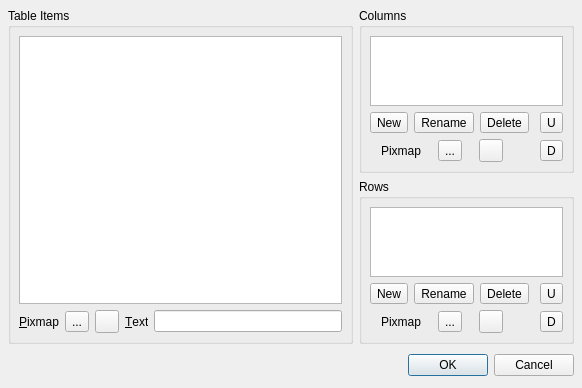
<ui version="4.0" >
 <author></author>
 <comment>*********************************************************************
**
** Copyright (C) 1992-$THISYEAR$ Trolltech AS. All rights reserved.
**
** This file is part of the $MODULE$ of the Qt Toolkit.
**
** $LICENSE$
**
** This file is provided AS IS with NO WARRANTY OF ANY KIND, INCLUDING THE
** WARRANTY OF DESIGN, MERCHANTABILITY AND FITNESS FOR A PARTICULAR PURPOSE.
**
*********************************************************************</comment>
 <exportmacro></exportmacro>
 <class>TableWidgetEditor</class>
 <widget class="QDialog" name="TableWidgetEditor" >
  <property name="geometry" >
   <rect>
    <x>0</x>
    <y>0</y>
    <width>582</width>
    <height>306</height>
   </rect>
  </property>
  <property name="windowTitle" >
   <string>Edit Table Widget</string>
  </property>
  <layout class="QGridLayout" >
   <property name="margin" >
    <number>8</number>
   </property>
   <property name="spacing" >
    <number>6</number>
   </property>
   <item row="1" column="1" >
    <widget class="QGroupBox" name="rowsBox" >
     <property name="title" >
      <string>Rows</string>
     </property>
     <layout class="QGridLayout" >
      <property name="margin" >
       <number>8</number>
      </property>
      <property name="spacing" >
       <number>6</number>
      </property>
      <item row="2" column="1" >
       <widget class="QToolButton" name="moveRowDownButton" >
        <property name="toolTip" >
         <string>Move Row Down</string>
        </property>
        <property name="text" >
         <string>D</string>
        </property>
       </widget>
      </item>
      <item row="1" column="1" >
       <widget class="QToolButton" name="moveRowUpButton" >
        <property name="toolTip" >
         <string>Move Row Up</string>
        </property>
        <property name="text" >
         <string>U</string>
        </property>
       </widget>
      </item>
      <item row="0" column="0" colspan="2" >
       <widget class="QListWidget" name="rowsListWidget" >
        <property name="sizePolicy" >
         <sizepolicy>
          <hsizetype>13</hsizetype>
          <vsizetype>7</vsizetype>
          <horstretch>0</horstretch>
          <verstretch>0</verstretch>
         </sizepolicy>
        </property>
        <property name="focusPolicy" >
         <enum>Qt::TabFocus</enum>
        </property>
        <property name="toolTip" >
         <string>Table Rows</string>
        </property>
       </widget>
      </item>
      <item row="1" column="0" >
       <layout class="QHBoxLayout" >
        <property name="margin" >
         <number>0</number>
        </property>
        <property name="spacing" >
         <number>6</number>
        </property>
        <item>
         <widget class="QToolButton" name="newRowButton" >
          <property name="toolTip" >
           <string>New Row</string>
          </property>
          <property name="text" >
           <string>New</string>
          </property>
         </widget>
        </item>
        <item>
         <widget class="QToolButton" name="renameRowButton" >
          <property name="toolTip" >
           <string>Rename Row</string>
          </property>
          <property name="text" >
           <string>Rename</string>
          </property>
         </widget>
        </item>
        <item>
         <widget class="QToolButton" name="deleteRowButton" >
          <property name="toolTip" >
           <string>Delete Row</string>
          </property>
          <property name="text" >
           <string>Delete</string>
          </property>
         </widget>
        </item>
        <item>
         <spacer>
          <property name="orientation" >
           <enum>Qt::Horizontal</enum>
          </property>
          <property name="sizeType" >
           <enum>QSizePolicy::Ignored</enum>
          </property>
          <property name="sizeHint" >
           <size>
            <width>20</width>
            <height>10</height>
           </size>
          </property>
         </spacer>
        </item>
       </layout>
      </item>
      <item row="2" column="0" >
       <layout class="QHBoxLayout" >
        <property name="margin" >
         <number>0</number>
        </property>
        <property name="spacing" >
         <number>6</number>
        </property>
        <item>
         <widget class="QLabel" name="pixmapRowLabel" >
          <property name="sizePolicy" >
           <sizepolicy>
            <hsizetype>0</hsizetype>
            <vsizetype>5</vsizetype>
            <horstretch>0</horstretch>
            <verstretch>0</verstretch>
           </sizepolicy>
          </property>
          <property name="text" >
           <string>Pixmap</string>
          </property>
         </widget>
        </item>
        <item>
         <widget class="QToolButton" name="previewPixmapRowButton" >
          <property name="toolTip" >
           <string>Set Row Pixmap</string>
          </property>
          <property name="text" >
           <string>...</string>
          </property>
         </widget>
        </item>
        <item>
         <widget class="QToolButton" name="deletePixmapRowButton" >
          <property name="toolTip" >
           <string>Reset Row Pixmap</string>
          </property>
          <property name="text" >
           <string/>
          </property>
         </widget>
        </item>
        <item>
         <spacer>
          <property name="orientation" >
           <enum>Qt::Horizontal</enum>
          </property>
          <property name="sizeType" >
           <enum>QSizePolicy::Ignored</enum>
          </property>
          <property name="sizeHint" >
           <size>
            <width>20</width>
            <height>10</height>
           </size>
          </property>
         </spacer>
        </item>
       </layout>
      </item>
     </layout>
    </widget>
   </item>
   <item row="0" column="1" >
    <widget class="QGroupBox" name="columnsBox" >
     <property name="title" >
      <string>Columns</string>
     </property>
     <layout class="QGridLayout" >
      <property name="margin" >
       <number>8</number>
      </property>
      <property name="spacing" >
       <number>6</number>
      </property>
      <item row="1" column="0" >
       <layout class="QHBoxLayout" >
        <property name="margin" >
         <number>0</number>
        </property>
        <property name="spacing" >
         <number>6</number>
        </property>
        <item>
         <widget class="QToolButton" name="newColumnButton" >
          <property name="toolTip" >
           <string>New Column</string>
          </property>
          <property name="text" >
           <string>New</string>
          </property>
         </widget>
        </item>
        <item>
         <widget class="QToolButton" name="renameColumnButton" >
          <property name="toolTip" >
           <string>Rename Column</string>
          </property>
          <property name="text" >
           <string>Rename</string>
          </property>
         </widget>
        </item>
        <item>
         <widget class="QToolButton" name="deleteColumnButton" >
          <property name="toolTip" >
           <string>Delete Column</string>
          </property>
          <property name="text" >
           <string>Delete</string>
          </property>
         </widget>
        </item>
        <item>
         <spacer>
          <property name="orientation" >
           <enum>Qt::Horizontal</enum>
          </property>
          <property name="sizeType" >
           <enum>QSizePolicy::Ignored</enum>
          </property>
          <property name="sizeHint" >
           <size>
            <width>20</width>
            <height>10</height>
           </size>
          </property>
         </spacer>
        </item>
       </layout>
      </item>
      <item row="1" column="1" >
       <widget class="QToolButton" name="moveColumnUpButton" >
        <property name="toolTip" >
         <string>Move Column Up</string>
        </property>
        <property name="text" >
         <string>U</string>
        </property>
       </widget>
      </item>
      <item row="2" column="1" >
       <widget class="QToolButton" name="moveColumnDownButton" >
        <property name="toolTip" >
         <string>Move Column Down</string>
        </property>
        <property name="text" >
         <string>D</string>
        </property>
       </widget>
      </item>
      <item row="0" column="0" colspan="2" >
       <widget class="QListWidget" name="columnsListWidget" >
        <property name="sizePolicy" >
         <sizepolicy>
          <hsizetype>13</hsizetype>
          <vsizetype>7</vsizetype>
          <horstretch>0</horstretch>
          <verstretch>0</verstretch>
         </sizepolicy>
        </property>
        <property name="focusPolicy" >
         <enum>Qt::TabFocus</enum>
        </property>
        <property name="toolTip" >
         <string>Table Columns</string>
        </property>
       </widget>
      </item>
      <item row="2" column="0" >
       <layout class="QHBoxLayout" >
        <property name="margin" >
         <number>0</number>
        </property>
        <property name="spacing" >
         <number>6</number>
        </property>
        <item>
         <widget class="QLabel" name="pixmapColumnLabel" >
          <property name="sizePolicy" >
           <sizepolicy>
            <hsizetype>0</hsizetype>
            <vsizetype>5</vsizetype>
            <horstretch>0</horstretch>
            <verstretch>0</verstretch>
           </sizepolicy>
          </property>
          <property name="text" >
           <string>Pixmap</string>
          </property>
         </widget>
        </item>
        <item>
         <widget class="QToolButton" name="previewPixmapColumnButton" >
          <property name="toolTip" >
           <string>Set Column Pixmap</string>
          </property>
          <property name="text" >
           <string>...</string>
          </property>
         </widget>
        </item>
        <item>
         <widget class="QToolButton" name="deletePixmapColumnButton" >
          <property name="toolTip" >
           <string>Reset Column Pixmap</string>
          </property>
          <property name="text" >
           <string/>
          </property>
         </widget>
        </item>
        <item>
         <spacer>
          <property name="orientation" >
           <enum>Qt::Horizontal</enum>
          </property>
          <property name="sizeType" >
           <enum>QSizePolicy::Ignored</enum>
          </property>
          <property name="sizeHint" >
           <size>
            <width>20</width>
            <height>10</height>
           </size>
          </property>
         </spacer>
        </item>
       </layout>
      </item>
     </layout>
    </widget>
   </item>
   <item rowspan="2" row="0" column="0" >
    <widget class="QGroupBox" name="itemsBox" >
     <property name="title" >
      <string>Table Items</string>
     </property>
     <layout class="QGridLayout" >
      <property name="margin" >
       <number>8</number>
      </property>
      <property name="spacing" >
       <number>6</number>
      </property>
      <item row="1" column="3" >
       <widget class="QLabel" name="textLabel" >
        <property name="sizePolicy" >
         <sizepolicy>
          <hsizetype>0</hsizetype>
          <vsizetype>5</vsizetype>
          <horstretch>0</horstretch>
          <verstretch>0</verstretch>
         </sizepolicy>
        </property>
        <property name="text" >
         <string>&amp;Text</string>
        </property>
        <property name="buddy" >
         <cstring>itemTextLineEdit</cstring>
        </property>
       </widget>
      </item>
      <item row="1" column="4" >
       <widget class="QLineEdit" name="itemTextLineEdit" >
        <property name="sizePolicy" >
         <sizepolicy>
          <hsizetype>7</hsizetype>
          <vsizetype>4</vsizetype>
          <horstretch>0</horstretch>
          <verstretch>0</verstretch>
         </sizepolicy>
        </property>
        <property name="toolTip" >
         <string>Set Item Text</string>
        </property>
       </widget>
      </item>
      <item row="1" column="2" >
       <widget class="QToolButton" name="deletePixmapItemButton" >
        <property name="toolTip" >
         <string>Reset Item Pixmap</string>
        </property>
        <property name="text" >
         <string/>
        </property>
       </widget>
      </item>
      <item row="1" column="1" >
       <widget class="QToolButton" name="previewPixmapItemButton" >
        <property name="toolTip" >
         <string>Set Item Pixmap</string>
        </property>
        <property name="text" >
         <string>...</string>
        </property>
       </widget>
      </item>
      <item row="1" column="0" >
       <widget class="QLabel" name="pixmapLabel" >
        <property name="sizePolicy" >
         <sizepolicy>
          <hsizetype>0</hsizetype>
          <vsizetype>5</vsizetype>
          <horstretch>0</horstretch>
          <verstretch>0</verstretch>
         </sizepolicy>
        </property>
        <property name="text" >
         <string>&amp;Pixmap</string>
        </property>
        <property name="buddy" >
         <cstring>previewPixmapItemButton</cstring>
        </property>
       </widget>
      </item>
      <item row="0" column="0" colspan="5" >
       <widget class="QTableWidget" name="tableWidget" >
        <property name="toolTip" >
         <string>Table Items</string>
        </property>
       </widget>
      </item>
     </layout>
    </widget>
   </item>
   <item row="2" column="0" colspan="2" >
    <layout class="QHBoxLayout" >
     <property name="margin" >
      <number>0</number>
     </property>
     <property name="spacing" >
      <number>6</number>
     </property>
     <item>
      <spacer>
       <property name="orientation" >
        <enum>Qt::Horizontal</enum>
       </property>
       <property name="sizeHint" >
        <size>
         <width>431</width>
         <height>30</height>
        </size>
       </property>
      </spacer>
     </item>
     <item>
      <widget class="QPushButton" name="okButton" >
       <property name="text" >
        <string>OK</string>
       </property>
       <property name="default" >
        <bool>true</bool>
       </property>
      </widget>
     </item>
     <item>
      <widget class="QPushButton" name="cancelButton" >
       <property name="text" >
        <string>Cancel</string>
       </property>
      </widget>
     </item>
    </layout>
   </item>
  </layout>
 </widget>
 <pixmapfunction></pixmapfunction>
 <tabstops>
  <tabstop>tableWidget</tabstop>
  <tabstop>previewPixmapItemButton</tabstop>
  <tabstop>deletePixmapItemButton</tabstop>
  <tabstop>itemTextLineEdit</tabstop>
  <tabstop>columnsListWidget</tabstop>
  <tabstop>newColumnButton</tabstop>
  <tabstop>renameColumnButton</tabstop>
  <tabstop>deleteColumnButton</tabstop>
  <tabstop>moveColumnUpButton</tabstop>
  <tabstop>previewPixmapColumnButton</tabstop>
  <tabstop>deletePixmapColumnButton</tabstop>
  <tabstop>moveColumnDownButton</tabstop>
  <tabstop>rowsListWidget</tabstop>
  <tabstop>newRowButton</tabstop>
  <tabstop>renameRowButton</tabstop>
  <tabstop>deleteRowButton</tabstop>
  <tabstop>moveRowUpButton</tabstop>
  <tabstop>previewPixmapRowButton</tabstop>
  <tabstop>deletePixmapRowButton</tabstop>
  <tabstop>moveRowDownButton</tabstop>
  <tabstop>okButton</tabstop>
  <tabstop>cancelButton</tabstop>
 </tabstops>
 <resources/>
 <connections>
  <connection>
   <sender>okButton</sender>
   <signal>clicked()</signal>
   <receiver>TableWidgetEditor</receiver>
   <slot>accept()</slot>
   <hints>
    <hint type="sourcelabel" >
     <x>342</x>
     <y>344</y>
    </hint>
    <hint type="destinationlabel" >
     <x>159</x>
     <y>339</y>
    </hint>
   </hints>
  </connection>
  <connection>
   <sender>cancelButton</sender>
   <signal>clicked()</signal>
   <receiver>TableWidgetEditor</receiver>
   <slot>reject()</slot>
   <hints>
    <hint type="sourcelabel" >
     <x>437</x>
     <y>336</y>
    </hint>
    <hint type="destinationlabel" >
     <x>178</x>
     <y>331</y>
    </hint>
   </hints>
  </connection>
 </connections>
</ui>
